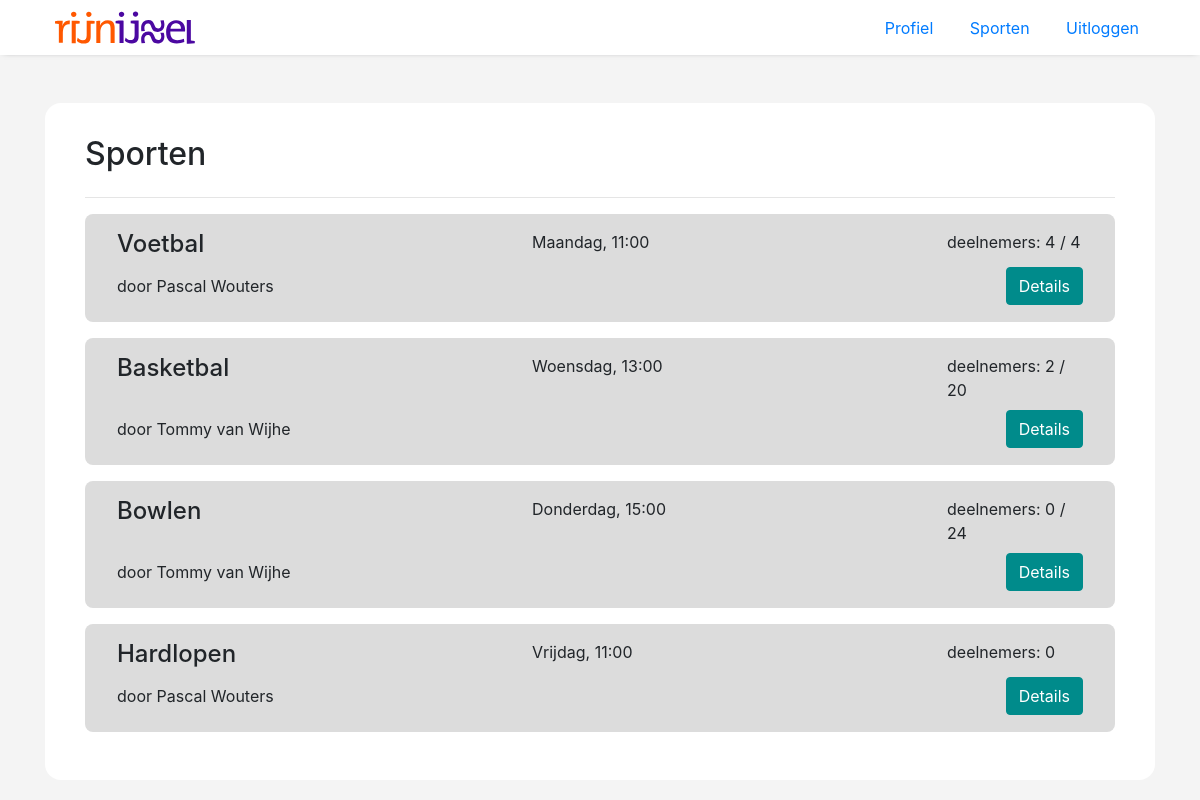
/index.php?page=sports (signed in), run on the app's committed database.
### tables this page shows
CREATE TABLE `sports` (
  `sport_id` int(11) NOT NULL,
  `teacher_id` int(11) NOT NULL,
  `datetime_id` int(11) NOT NULL,
  `name` varchar(50) NOT NULL,
  `description` varchar(400) DEFAULT NULL,
  `maximum` int(11) DEFAULT NULL
);

CREATE TABLE `datetime` (
  `datetime_id` int(11) NOT NULL,
  `weekday` varchar(10) NOT NULL,
  `time` varchar(10) NOT NULL
);

CREATE TABLE `teachers` (
  `teacher_id` int(11) NOT NULL,
  `login_id` int(11) NOT NULL,
  `firstname` varchar(50) NOT NULL,
  `middlename` varchar(20) NOT NULL,
  `lastname` varchar(50) NOT NULL
);

### templates/pages/sports.inc.php (the view, shortened to what this page needs)
<?php
$sql = 'SELECT sport_id, name, firstname, middlename, lastname, weekday, time, description, maximum FROM sports
INNER JOIN teachers as t ON sports.teacher_id=t.teacher_id
INNER JOIN datetime as d ON sports.datetime_id=d.datetime_id';
$sports = $PDO->prepare($sql);
$sports->execute();
include 'templates/partials/header.inc.php';
?>
<div class="page sports-page">
    <div class="container">
        <div class="content">
            <div class="title-btn">
                <h2>Sporten</h2>
            </div>
            <hr>
            <ul class="card-list" id="sports-list">
                <?php
                while($data = $sports->fetch(PDO::FETCH_ASSOC)):
                    $sport_id = $data['sport_id'];
                    $lastname = !empty($data['middlename']) ? $data['middlename']." ".$data['lastname'] : $data['lastname'];
                    $sql1 = 'SELECT * FROM sport_students WHERE sport_id = :sport_id';
                    $members = $PDO->prepare($sql1);
                    $members->execute([':sport_id' => $sport_id]);
                    $count = $members->rowCount();
                    ?>
                    <li class="sports-card">
                        <div class="row">
                            <div class="col-2">
                                <h4 class="sport-title"><?= $data['name'] ?></h4>
                            </div>
                            <div class="offset-3 col-2">
                                <p><?= $data['weekday'].", ".$data['time'] ?></p>
                            </div>
                            <div class="offset-3 col-2">
                                    <p>deelnemers: <?= $count ?> <?= $data['maximum'] ? "/ ".$data['maximum'] : false; ?></p>
                            </div>
                        </div>
                        <div class="row">
                            <div class="col-12 group">
                                <p>door <?= $data['firstname']." ".$lastname ?></p>
                                <form class="form" method="POST" action='index.php?page=sport_detail&sport_id=<?= $data['sport_id'] ?>'>
                                    <div class="btn-group">
                                        <button class="btn btn-style" type='submit'>Details</button>
                                    </div>
                                </form>
                            </div>
                        </div>
                    </li>
                <?php
                endwhile; ?>
            </ul>
        </div>
    </div>
</div>

### assets/css/style.css (style rules this page uses)
body { height: 100vh; margin: 0; background-color: #f4f4f4; }
body .page { margin-top: 3rem; }
body .page .content { border-radius: 1rem; padding: 2rem 2.5rem; background-color: #fff; }
.btn-group { display: flex; align-items: center; justify-content: space-between; }
.btn-group .btn-style { max-width: -moz-max-content; max-width: max-content; color: #fff; background-color: #008B8B; border-color: #008B8B; border-radius: 0.25rem; }
.title-btn { display: flex; justify-content: space-between; }
.card-list { list-style: none; padding: 0; }
.card-list .sports-card { padding: 1rem 2rem; margin-bottom: 1rem; background-color: #dcdcdc; border-radius: 0.5rem; }
.card-list .sports-card .group { display: flex; align-items: baseline; justify-content: space-between; }
.card-list .sports-card p { margin-bottom: 0.5rem; }

### data on the page
sports: name "Voetbal", datetime.weekday "Maandag", datetime.time "11:00", count "4", maximum "4", teacher.firstname "Pascal", teacher.lastname "Wouters"
sports: name "Basketbal", datetime.weekday "Woensdag", datetime.time "13:00", count "2", maximum "20", teacher.firstname "Tommy", teacher.lastname "van Wijhe"
sports: name "Bowlen", datetime.weekday "Donderdag", datetime.time "15:00", count "0", maximum "24", teacher.firstname "Tommy", teacher.lastname "van Wijhe"
sports: name "Hardlopen", datetime.weekday "Vrijdag", datetime.time "11:00", count "0", teacher.firstname "Pascal", teacher.lastname "Wouters"

### other printed values
$menu_tab[1] "Profiel"
$menu_tab[1] "Sporten"
$menu_tab[1] "Uitloggen"
